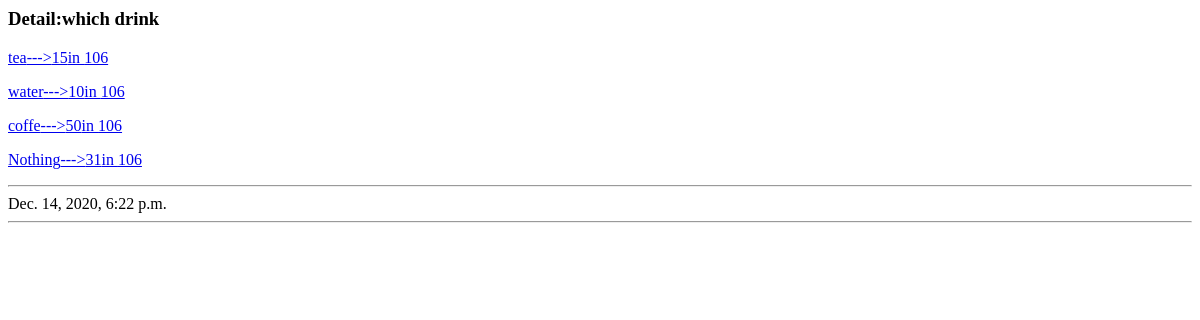
Before: /surey-detail/3 with the older database file.
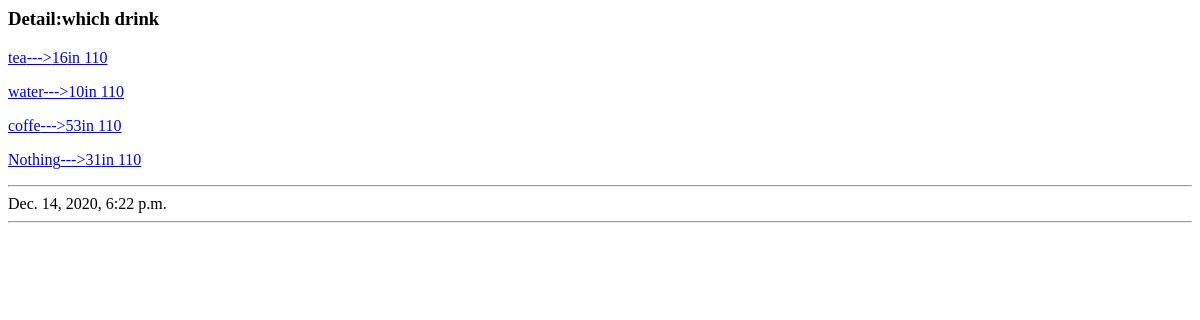
After: the same page with the newer database file.
### Survey/models.py (models this page shows, shortened)
class Question(models.Model):
    title = models.CharField(max_length=200, blank=False)
    created_on = models.DateTimeField(auto_now_add=True)
    class Meta:
        ordering = ['-created_on']

class option(models.Model):
    name=models.CharField(max_length=100)
    question=models.ForeignKey(Question,on_delete=models.RESTRICT)
    rate=models.IntegerField(blank=True,default=0)

### Survey/views.py (the view)
# urls.py: path('surey-detail/<int:pk>',SureyDetail,name='SureyDetail'),
def SureyDetail(request, pk):
    queryset = option.objects.filter(question=pk)
    queryset2 = Question.objects.get(id=pk)
    total=0
    for e in queryset:
        total=total+e.rate
    context = {
        'object_optin':queryset,
        'object':queryset2,
        'total':total,
    }
    return render(request, 'Surey_detail.html', context)

### Survey/templates/Surey_detail.html
<h3>Detail:{{object.title}}</h3>
{% for e in object_optin %}
<a href="{% url 'submit' oid=e.id %}"><p><span>{{e.name}}</span>--->{{e.rate}}in {{total}}</p></a>
{% endfor %}
<hr>
<span>{{object.created_on}}</span>
<hr>

Changed rows visible on the page:
changed option "tea": rate "15" → "16"; total "106" → "110"
computed for option "water": total "106" → "110"
changed option "coffe": rate "50" → "53"; total "106" → "110"
computed for option "Nothing": total "106" → "110"
